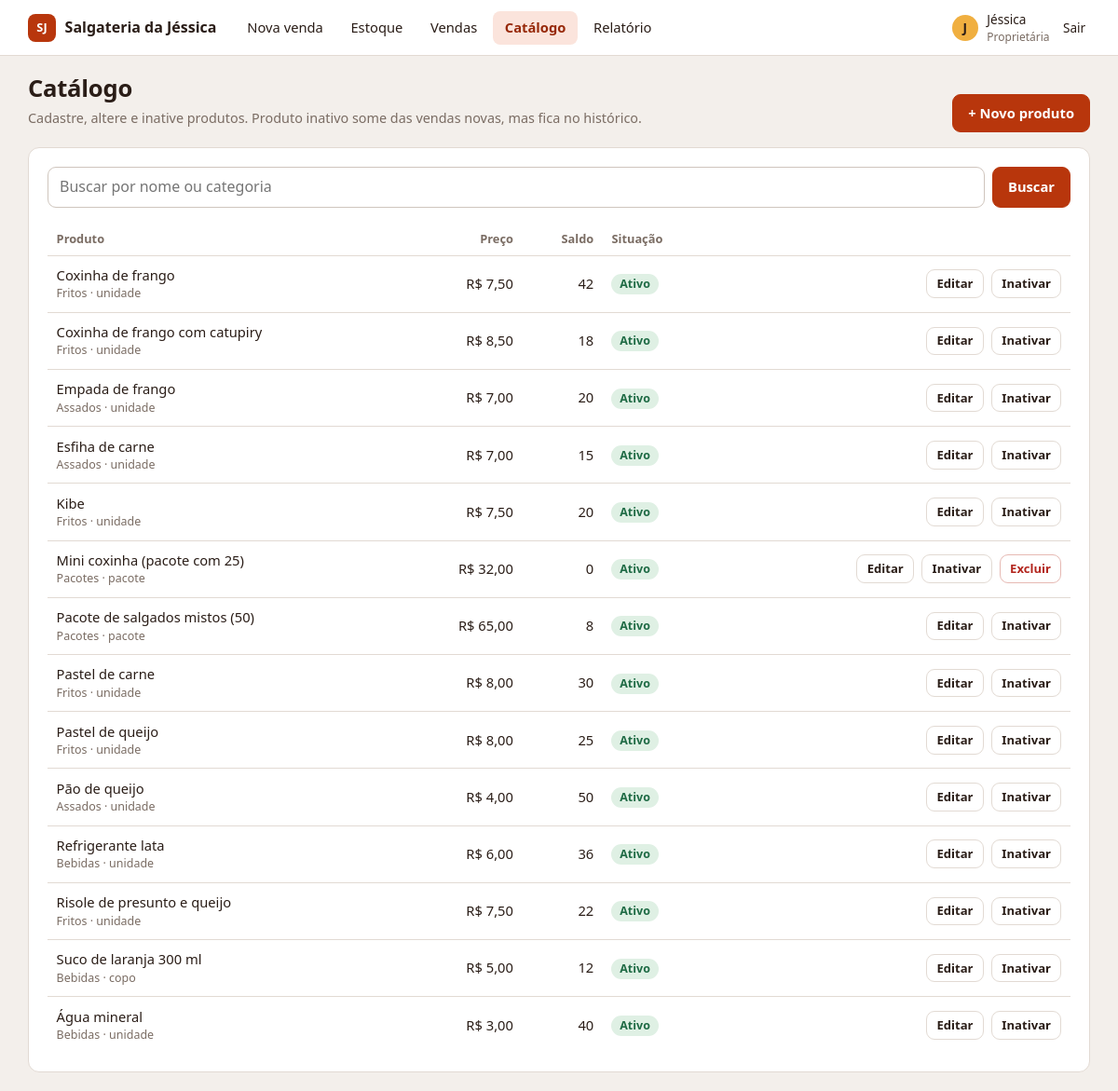
/catalogo/ (signed in), run on the app's committed database.
### contas/models.py (models this page shows, shortened)
class Usuario(AbstractUser):
    class Perfil(models.TextChoices):
        PROPRIETARIA = "PROPRIETARIA", "Proprietária"
        ATENDENTE = "ATENDENTE", "Atendente"
    perfil = models.CharField(max_length=12, choices=Perfil.choices, default=Perfil.ATENDENTE)
    @property
    def eh_proprietaria(self):
        return self.perfil == self.Perfil.PROPRIETARIA
    @property
    def nome_exibicao(self):
        return self.first_name or self.username
    @property
    def iniciais(self):
        return self.nome_exibicao[:1].upper()

### catalogo/models.py (models this page shows, shortened)
class Produto(models.Model):
    class Unidade(models.TextChoices):
        UNIDADE = "unidade", "unidade"
        PACOTE = "pacote", "pacote"
        PORCAO = "porção", "porção"
        COPO = "copo", "copo"
    nome = models.CharField(max_length=100)
    categoria = models.CharField(max_length=40)
    unidade = models.CharField("unidade vendável", max_length=10, choices=Unidade.choices, default=Unidade.UNIDADE)
    preco_centavos = models.PositiveIntegerField("preço (centavos)")
    saldo = models.PositiveIntegerField(default=0)  # nunca negativo (RNF09)
    ativo = models.BooleanField(default=True)
    class Meta:
        ordering = ["nome"]
        constraints = [
            models.CheckConstraint(condition=models.Q(preco_centavos__gt=0), name="produto_preco_maior_que_zero"),
        ]
    @property
    def pode_excluir(self):
        return not self.movimentos.exists() and not self.itens_venda.exists()

### catalogo/views.py (the view)
# urls.py: path("", views.lista, name="lista"),
@proprietaria_required
def lista(request):
    q = request.GET.get("q", "").strip()
    produtos = Produto.objects.order_by("-ativo", "nome")
    if q:
        produtos = [p for p in produtos if normalizar(q) in normalizar(p.nome + " " + p.categoria)]
    return render(request, "catalogo/lista.html", {"produtos": produtos, "q": q})

### nucleo/contexto.py (called while the page is built)
def navegacao(request):
    m = request.resolver_match
    if not m:
        return {}
    return {
        "secao": _SECOES.get(m.view_name, m.namespace),
        "etapas_venda": [(1, "Produtos"), (2, "Pagamento"), (3, "Registro"), (4, "Comprovante")],
    }

### nucleo/utils.py (called while the page is built)
def formatar_brl(centavos):
    centavos = int(centavos or 0)
    reais, cent = divmod(abs(centavos), 100)
    inteiro = f"{reais:,}".replace(",", ".")
    return f"{'-' if centavos < 0 else ''}R$ {inteiro},{cent:02d}"

### catalogo/templates/catalogo/lista.html (shortened to what this page needs)
{% extends "base.html" %}
{% load formatos %}
{% block content %}
<div class="cabeca">
  <div><h1>Catálogo</h1><p class="suave">Cadastre, altere e inative produtos. Produto inativo some das vendas novas, mas fica no histórico.</p></div>
  <a class="btn" href="{% url 'catalogo:criar' %}">+ Novo produto</a>
</div>
<div class="cartao">
  <form method="get" class="linha-busca" style="margin-bottom:1rem">
    <input type="text" name="q" value="{{ q }}" placeholder="Buscar por nome ou categoria" aria-label="Buscar produto">
    <button class="btn" type="submit">Buscar</button>
  </form>
  {% if produtos %}
  <div class="tabela-rolagem"><table>
    <thead><tr><th>Produto</th><th class="num">Preço</th><th class="num">Saldo</th><th>Situação</th><th></th></tr></thead>
    <tbody>{% for p in produtos %}
      <tr>
        <td>{{ p.nome }}<span class="sub">{{ p.categoria }} · {{ p.unidade }}</span></td>
        <td class="num">{{ p.preco_centavos|brl }}</td>
        <td class="num">{{ p.saldo }}</td>
        <td>{% if p.ativo %}<span class="tag ok">Ativo</span>{% else %}<span class="tag">Inativo</span>{% endif %}</td>
        <td><div class="acoes" style="justify-content:flex-end">
          <a class="btn sec pequeno" href="{% url 'catalogo:editar' p.pk %}">Editar</a>
          <form method="post" action="{% url 'catalogo:situacao' p.pk %}">{% csrf_token %}
            <button class="btn sec pequeno" type="submit">{% if p.ativo %}Inativar{% else %}Reativar{% endif %}</button></form>
          {% if p.pode_excluir %}<a class="btn perigo pequeno" href="{% url 'catalogo:excluir' p.pk %}">Excluir</a>{% endif %}
        </div></td>
      </tr>{% endfor %}
    </tbody></table></div>
  {% else %}
  <div class="vazio"><strong>Nenhum produto encontrado</strong>Cadastre o primeiro produto para começar a vender.</div>
  {% endif %}
</div>
{% endblock %}

### nucleo/templates/base.html (shortened to what this page needs)
{% load static %}<!doctype html>
<html lang="pt-br">
<head>
  <link rel="stylesheet" href="{% static 'nucleo/app.css' %}">
</head>
<body>
{% block topo %}
<header class="topo">
  <div class="topo-in">
    <a class="marca" href="{% url 'vendas:nova' %}"><span class="logo">SJ</span> Salgateria da Jéssica</a>
    <nav class="menu" aria-label="Principal">
      <a href="{% url 'vendas:nova' %}" {% if secao == 'venda' %}class="ativo" aria-current="page"{% endif %}>Nova venda</a>
      <a href="{% url 'estoque:consulta' %}" {% if secao == 'estoque' %}class="ativo" aria-current="page"{% endif %}>Estoque</a>
      <a href="{% url 'vendas:lista' %}" {% if secao == 'vendas' %}class="ativo" aria-current="page"{% endif %}>Vendas</a>
      {% if user.eh_proprietaria %}
      <a href="{% url 'catalogo:lista' %}" {% if secao == 'catalogo' %}class="ativo" aria-current="page"{% endif %}>Catálogo</a>
      <a href="{% url 'vendas:relatorio' %}" {% if secao == 'relatorio' %}class="ativo" aria-current="page"{% endif %}>Relatório</a>
      {% endif %}
    </nav>
    <div class="usuario">
      <span class="avatar">{{ user.iniciais }}</span>
      <span>{{ user.nome_exibicao }}<small>{{ user.get_perfil_display }}</small></span>
      <form method="post" action="{% url 'contas:sair' %}">{% csrf_token %}<button class="link-botao" type="submit">Sair</button></form>
    </div>
  </div>
</header>
{% endblock %}
<main>
  {% block content %}{% endblock %}
</main>
</body>
</html>

### nucleo/static/nucleo/app.css (style rules this page uses)
:root { --brasa:#b8360c; --brasa-esc:#97290a; --brasa-clara:#fbe4dc; --massa:#f0af40; --fundo:#f3efeb; --papel:#fff; --tinta:#2a1d17; --suave:#7a6c63; --linha:#e2dad3; --verde:#1f6b45; --verde-clara:#dff0e4; --erro:#b3261e; --erro-clara:#fbe3de; --raio:12px; }
* { box-sizing:border-box }
html { font-size:16px }
body { margin:0;background:var(--fundo);color:var(--tinta);font-family:"Segoe UI",Inter,system-ui,-apple-system,Roboto,sans-serif;line-height:1.45 }
a { color:var(--brasa) }
h1,h2,h3 { line-height:1.2;margin:0 0 .35rem;letter-spacing:-.01em }
h1 { font-size:1.6rem }
p { margin:.25rem 0 }
.suave { color:var(--suave);font-size:.9rem }
.topo { background:var(--papel);border-bottom:1px solid var(--linha) }
.topo-in { max-width:1180px;margin:0 auto;padding:.7rem 1.25rem;display:flex;align-items:center;gap:1.25rem;flex-wrap:wrap }
.marca { display:flex;align-items:center;gap:.6rem;font-weight:700;text-decoration:none;color:var(--tinta) }
.logo { background:var(--brasa);color:#fff;border-radius:8px;width:30px;height:30px;display:grid;place-items:center;font-size:.8rem;font-weight:700 }
.menu { display:flex;gap:.25rem;flex:1;flex-wrap:wrap }
.menu a { padding:.45rem .8rem;border-radius:8px;text-decoration:none;color:var(--tinta);font-size:.92rem }
.menu a.ativo { background:var(--brasa-clara);color:var(--brasa-esc);font-weight:600 }
.usuario { display:flex;align-items:center;gap:.6rem;font-size:.85rem }
.avatar { background:var(--massa);width:28px;height:28px;border-radius:50%;display:grid;place-items:center;font-weight:700 }
.usuario small { display:block;color:var(--suave);font-size:.75rem }
.link-botao { background:none;border:0;color:var(--tinta);cursor:pointer;font:inherit;font-size:.85rem;padding:.3rem }
main { max-width:1180px;margin:0 auto;padding:1.25rem }
.cabeca { display:flex;justify-content:space-between;align-items:flex-end;gap:1rem;flex-wrap:wrap;margin-bottom:1rem }
.acoes { display:flex;gap:.5rem;flex-wrap:wrap }
.cartao { background:var(--papel);border:1px solid var(--linha);border-radius:var(--raio);padding:1.25rem }
.btn { display:inline-flex;align-items:center;justify-content:center;gap:.4rem;border:1px solid var(--brasa);background:var(--brasa);color:#fff; border-radius:9px;padding:.55rem 1rem;font:inherit;font-weight:600;font-size:.92rem;cursor:pointer;text-decoration:none }
.btn.sec { background:var(--papel);color:var(--tinta);border-color:var(--linha) }
.btn.perigo { background:var(--papel);color:var(--erro);border-color:#e6b9b3 }
.btn.pequeno { padding:.3rem .65rem;font-size:.82rem }
input[type=text],input[type=password],input[type=number],input[type=date],select,textarea { width:100%;padding:.6rem .75rem;border:1px solid #cfc5bd;border-radius:9px;font:inherit;background:#fff;color:var(--tinta) }
.linha-busca { display:flex;gap:.5rem }
.linha-busca .btn { flex:none }
.tabela-rolagem { overflow-x:auto }
table { width:100%;border-collapse:collapse;font-size:.92rem }
th { text-align:left;font-size:.8rem;color:var(--suave);font-weight:600;padding:.5rem .6rem;border-bottom:1px solid var(--linha) }
td { padding:.65rem .6rem;border-bottom:1px solid var(--linha);vertical-align:middle }
tr:last-child td { border-bottom:0 }
.num { text-align:right;font-variant-numeric:tabular-nums }
.sub { display:block;color:var(--suave);font-size:.78rem }
.tag { display:inline-block;padding:.12rem .55rem;border-radius:99px;font-size:.78rem;font-weight:600;background:var(--fundo);color:var(--suave) }
.tag.ok { background:var(--verde-clara);color:var(--verde) }
@media (prefers-reduced-motion:no-preference) { .btn { transition:background .15s } }

### data on the page
Usuario: iniciais "J", nome_exibicao "Jéssica", perfil "Proprietária"
Produto: nome "Coxinha de frango", categoria "Fritos", unidade "unidade", preco_centavos|brl "R$ 7,50", saldo "42", ativo "Ativo"
Produto: nome "Coxinha de frango com catupiry", categoria "Fritos", unidade "unidade", preco_centavos|brl "R$ 8,50", saldo "18", ativo "Ativo"
Produto: nome "Empada de frango", categoria "Assados", unidade "unidade", preco_centavos|brl "R$ 7,00", saldo "20", ativo "Ativo"
Produto: nome "Esfiha de carne", categoria "Assados", unidade "unidade", preco_centavos|brl "R$ 7,00", saldo "15", ativo "Ativo"
Produto: nome "Kibe", categoria "Fritos", unidade "unidade", preco_centavos|brl "R$ 7,50", saldo "20", ativo "Ativo"
Produto: nome "Mini coxinha (pacote com 25)", categoria "Pacotes", unidade "pacote", preco_centavos|brl "R$ 32,00", saldo "0", ativo "Ativo", shows "Excluir"
Produto: nome "Pacote de salgados mistos (50)", categoria "Pacotes", unidade "pacote", preco_centavos|brl "R$ 65,00", saldo "8", ativo "Ativo"
Produto: nome "Pastel de carne", categoria "Fritos", unidade "unidade", preco_centavos|brl "R$ 8,00", saldo "30", ativo "Ativo"
Produto: nome "Pastel de queijo", categoria "Fritos", unidade "unidade", preco_centavos|brl "R$ 8,00", saldo "25", ativo "Ativo"
Produto: nome "Pão de queijo", categoria "Assados", unidade "unidade", preco_centavos|brl "R$ 4,00", saldo "50", ativo "Ativo"
Produto: nome "Refrigerante lata", categoria "Bebidas", unidade "unidade", preco_centavos|brl "R$ 6,00", saldo "36", ativo "Ativo"
Produto: nome "Risole de presunto e queijo", categoria "Fritos", unidade "unidade", preco_centavos|brl "R$ 7,50", saldo "22", ativo "Ativo"
Produto: nome "Suco de laranja 300 ml", categoria "Bebidas", unidade "copo", preco_centavos|brl "R$ 5,00", saldo "12", ativo "Ativo"
Produto: nome "Água mineral", categoria "Bebidas", unidade "unidade", preco_centavos|brl "R$ 3,00", saldo "40", ativo "Ativo"
